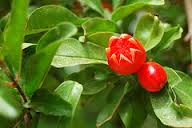
%> input picture week4/Image Inhancement/frnegative.tif, 192 x 128 px
$ octave ImageNegative.m   (GNU Octave 9; MATLAB toolbox functions it lacks are replaced by stand-ins)
%> lines starting %> are read from the running program, lines starting %| are printed output that depends on the picture
%ccnverting orignal image into its negative
a=imread('frnegative.tif');
%> a is the input picture: size 128x192x3 uint8; mean R, G, B 97.6, 110.6, 33.9
subplot(221),imshow(a);title('orignal image');
%255 represent max pixel value in image
b=255-a;
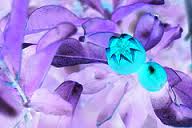
%> b: size 128x192x3 uint8; mean R, G, B 157.4, 144.4, 221.1
subplot(222),imshow(b);title('negative image');
c=imread('pout.tif');
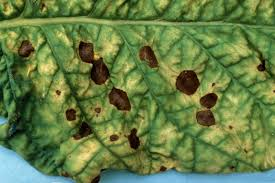
%> input picture week4/Image Inhancement/pout.tif, 275 x 183 px
%> c is the input picture: size 183x275x3 uint8; mean R, G, B 101.5, 125.7, 69.1
d=255-c;
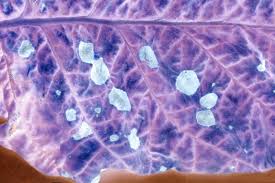
%> d: size 183x275x3 uint8; mean R, G, B 153.5, 129.3, 185.9
subplot(223),imshow(c);title('orignal image');
subplot(224),imshow(d);title('negative image');
